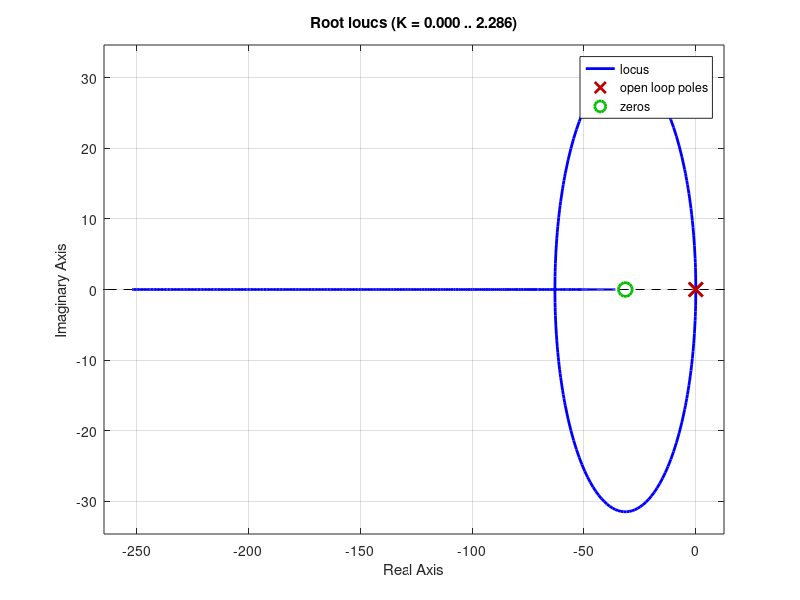

MATLAB code to generate this figure: (Note: this script raises an error after producing the figure.)
%% ELEC 481 - Sliding Rod Inverted Pendulum
clc;clear;close all;
s=tf('s');
%% List of fixed physical parameters
l_o = 0.330;        %Length of pendulum rod from pivot to the sliding rod T section
m_1o = 0.103;       %Mass of the sliding rod with belt, belt clamps, and rubber end guards
m_w1 = 0.110;       %This is set to zero since "donut" weights aren't used
m_w2 = 1.000;       %Mass of brass balance weight
m_2o = 0.785 ;      %Mass of the complete moving assembly minus m1 and m_w2
l_co = 0.0711;      %Position of cg of the complete pendulum with the sliding rod and balance weight removed
J_star_o = 0.0246;  %Inertia evaluated when m_w2 = 0;
l_w2 = -0.1084;      %Signed distance from pivot to c.g of balance mass
g = 9.807;
k_f = 0.0013;       %Combined DAC-amplifier-motor-pulley gain
k_x = 50200;        %Sliding rod encoder
k_a = 2546;         %Pendulum angle encoder
k_s = 32;           %DSP controller firmware scale factor
%% List of derived physical parameters
m_1 = m_1o+m_w1;    %Mass of complete sliding rod including all attached elements
m_2 = m_2o+m_w2;    %Mass of the complete assembly minus m1
l_c = (m_w2*l_w2+m_2o*l_co)/(m_2);
J_oe = J_star_o + m_1*l_o^2 + m_w2*l_w2^2;
J_star = J_oe-m_1*l_o^2;
%% PD Control of the Sliding Rod
m_2_star = J_star/(l_o^2);
m_star = (m_1*m_2_star)/(m_1+m_2_star);
k_hw = k_x*k_s*k_f;
zeta = 1;
wn = 63;
kd = 2*zeta*wn*m_star/k_hw;
kp = m_star*wn^2/k_hw;
C = kp+kd*s;
num_g1 = k_hw;
den_g1 = [m_star 0 0];
G1 = tf(num_g1,den_g1);
figure;
rlocus(C*G1);
fprintf('The value of the Kp gain is:  ');
disp(kp);
fprintf('The value of the Kd gain is: ');
disp(kd);
%% Outer Loop for theta(s)/x(s)
k_star = (k_a*m_1*l_o)/(k_x*J_oe);
% 1. Numerical Model for Control System Toolbox
num_g2 = [-1 0 g/l_o];
den_g2 = [1 0 -(m_1*l_o+m_2*l_c)*g/J_oe];
G2 = k_star * tf(num_g2, den_g2);
syms r_1 r_0 s_1 s_0 s_sym;
num_g2_sym = -s_sym^2 + g/l_o;
den_g2_sym = s_sym^2 - (m_1*l_o + m_2*l_c)*g/J_oe;
R_s = r_1*s_sym + r_0;
S_s = s_1*s_sym + s_0;
%Current characteristic polynomial
D_cl = expand(den_g2_sym*R_s + k_star*num_g2_sym*S_s);
disp(D_cl);
%Desired characteristic polynomial
D_cl_desired = expand((s_sym+pi+pi*1i)*(s_sym+pi-pi*1i)*(s_sym+3*pi));
disp(D_cl_desired);
% Extract ALL coefficients, including s^3
coeffs_cl = coeffs(D_cl, s_sym, 'All');
coeffs_des = coeffs(D_cl_desired, s_sym, 'All');
% Match all four coefficients
eqns = coeffs_cl == coeffs_des;
% Solve for the four unknowns
sol = solve(eqns, [r_1, r_0, s_1, s_0]);
r_1_val = double(sol.r_1);
r_0_val = double(sol.r_0);
s_1_val = double(sol.s_1);
s_0_val = double(sol.s_0);
% Numerical validation
s = tf('s');
R_num = r_1_val*s + r_0_val;
S_num = s_1_val*s + s_0_val;
G2_num = k_star*tf(num_g2,den_g2);
T_cl = feedback(G2_num*S_num/R_num,1);
disp('Actual closed-loop poles:')
disp(pole(T_cl))
disp('Desired closed-loop poles:')
disp([-pi+1i*pi; -pi-1i*pi; -3*pi])

% Prefilter gain
G2_dc = dcgain(G2_num);

R0 = dcgain(R_num);
S0 = dcgain(S_num);

k_pfc = S0+R0/G2_dc;
fprintf('The prefilter gain =%.6f\n',k_pfc);
